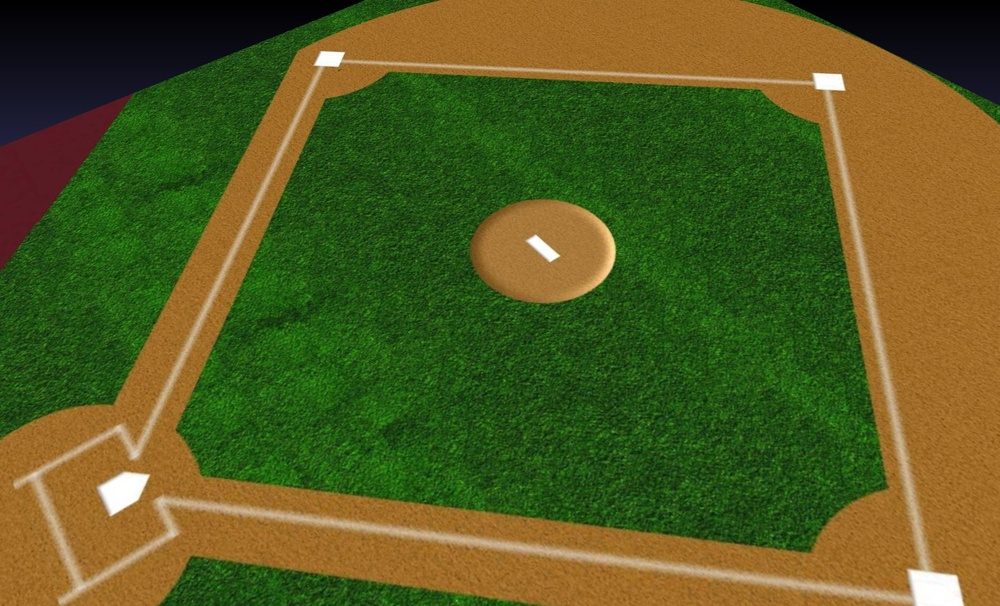
#> input picture hw#1_materials/1.jpg, 1000 x 606 px, shrunk from 1560 x 946 before the run, found by its file name
$ jupyter execute --allow-errors 'M11012002_Homework#1_Run Python in Google Colab.ipynb'
#> lines starting #> are read from the running program, lines starting #| are printed output that depends on the picture
[cell 1]
from numpy.lib.function_base import append
import numpy as np
from google.colab.patches import cv2_imshow
import matplotlib.pyplot as plt
from mpl_toolkits.mplot3d import Axes3D
import cv2 # 導入OpenCV函式庫
from google.colab import files


#1)read the given image
img1 = cv2.imread('1.jpg')
#> img1 is the input picture: shape (606, 1000, 3); mean B, G, R 32.8, 90.7, 85.1
img2 = cv2.imread('2.jpg')
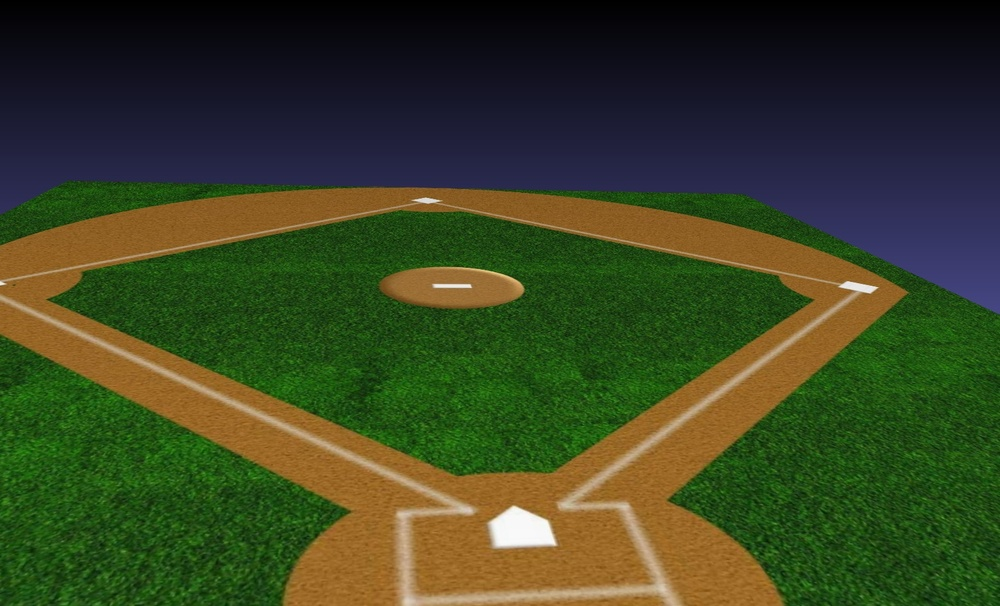
#> input picture hw#1_materials/2.jpg, 1000 x 606 px, shrunk from 1560 x 946 before the run, found by its file name
#> img2 is the input picture: shape (606, 1000, 3); mean B, G, R 34.7, 67.5, 57.9
img3 = cv2.imread('3.jpg')
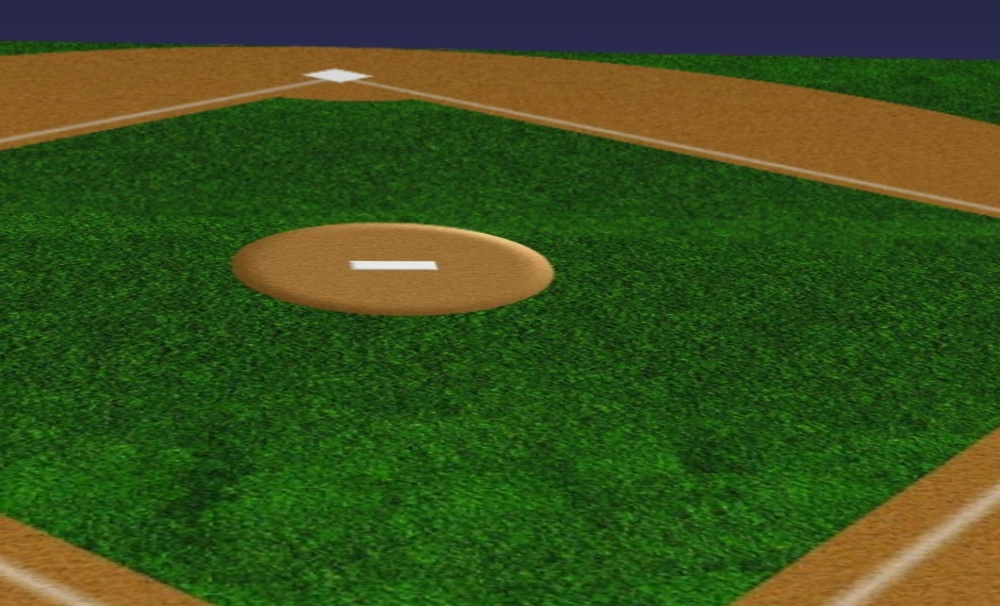
#> input picture hw#1_materials/3.jpg, 1000 x 606 px, shrunk from 1560 x 946 before the run, found by its file name
#> img3 is the input picture: shape (606, 1000, 3); mean B, G, R 28.5, 80.5, 57.2
#2) Read trajectory.xyz
#> (the rest of this cell did not finish here and is left out)
